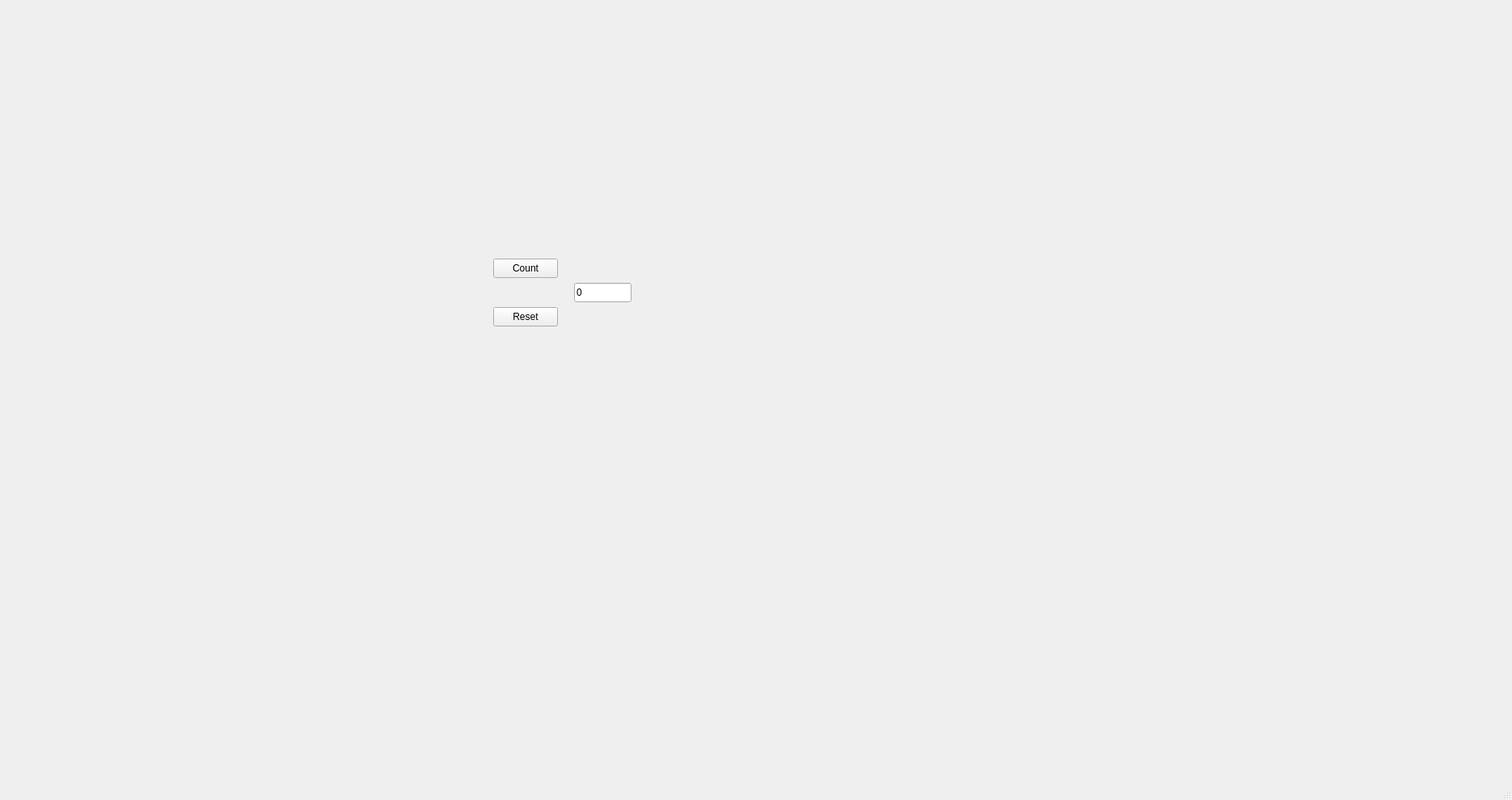
<?xml version="1.0" encoding="UTF-8"?>
<ui version="4.0">
 <class>MainWindow</class>
 <widget class="QMainWindow" name="MainWindow">
  <property name="geometry">
   <rect>
    <x>0</x>
    <y>0</y>
    <width>1870</width>
    <height>990</height>
   </rect>
  </property>
  <property name="windowTitle">
   <string>MainWindow</string>
  </property>
  <widget class="QWidget" name="centralwidget">
   <widget class="QLineEdit" name="lineEdit">
    <property name="geometry">
     <rect>
      <x>710</x>
      <y>350</y>
      <width>71</width>
      <height>24</height>
     </rect>
    </property>
    <property name="text">
     <string>0</string>
    </property>
   </widget>
   <widget class="QPushButton" name="count">
    <property name="geometry">
     <rect>
      <x>610</x>
      <y>320</y>
      <width>80</width>
      <height>24</height>
     </rect>
    </property>
    <property name="text">
     <string>Count</string>
    </property>
   </widget>
   <widget class="QPushButton" name="reset">
    <property name="geometry">
     <rect>
      <x>610</x>
      <y>380</y>
      <width>80</width>
      <height>24</height>
     </rect>
    </property>
    <property name="text">
     <string>Reset</string>
    </property>
   </widget>
  </widget>
  <widget class="QMenuBar" name="menubar">
   <property name="geometry">
    <rect>
     <x>0</x>
     <y>0</y>
     <width>1870</width>
     <height>21</height>
    </rect>
   </property>
  </widget>
  <widget class="QStatusBar" name="statusbar"/>
 </widget>
 <resources/>
 <connections/>
</ui>
